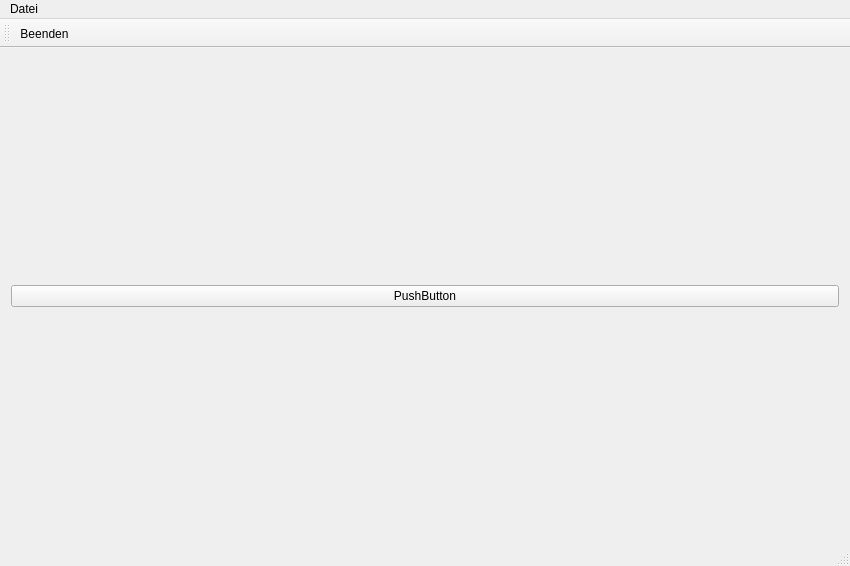
<?xml version="1.0" encoding="UTF-8"?>
<ui version="4.0">
 <class>MainWindow</class>
 <widget class="QMainWindow" name="MainWindow">
  <property name="geometry">
   <rect>
    <x>0</x>
    <y>0</y>
    <width>850</width>
    <height>566</height>
   </rect>
  </property>
  <property name="windowTitle">
   <string>MainWindow</string>
  </property>
  <widget class="QWidget" name="centralWidget">
   <layout class="QVBoxLayout" name="verticalLayout">
    <item>
     <widget class="QPushButton" name="pushButton">
      <property name="text">
       <string>PushButton</string>
      </property>
     </widget>
    </item>
   </layout>
  </widget>
  <widget class="QMenuBar" name="menuBar">
   <property name="geometry">
    <rect>
     <x>0</x>
     <y>0</y>
     <width>850</width>
     <height>22</height>
    </rect>
   </property>
   <widget class="QMenu" name="menuDatei">
    <property name="title">
     <string>Datei</string>
    </property>
    <addaction name="actionBeenden"/>
   </widget>
   <addaction name="menuDatei"/>
  </widget>
  <widget class="QToolBar" name="mainToolBar">
   <attribute name="toolBarArea">
    <enum>TopToolBarArea</enum>
   </attribute>
   <attribute name="toolBarBreak">
    <bool>false</bool>
   </attribute>
   <addaction name="actionBeenden"/>
  </widget>
  <widget class="QStatusBar" name="statusBar"/>
  <action name="actionBeenden">
   <property name="text">
    <string>Beenden</string>
   </property>
  </action>
 </widget>
 <layoutdefault spacing="6" margin="11"/>
 <resources/>
 <connections>
  <connection>
   <sender>menuBar</sender>
   <signal>triggered(QAction*)</signal>
   <receiver>MainWindow</receiver>
   <slot>menu(QAction*)</slot>
   <hints>
    <hint type="sourcelabel">
     <x>25</x>
     <y>16</y>
    </hint>
    <hint type="destinationlabel">
     <x>27</x>
     <y>117</y>
    </hint>
   </hints>
  </connection>
  <connection>
   <sender>pushButton</sender>
   <signal>clicked()</signal>
   <receiver>MainWindow</receiver>
   <slot>test()</slot>
   <hints>
    <hint type="sourcelabel">
     <x>399</x>
     <y>295</y>
    </hint>
    <hint type="destinationlabel">
     <x>277</x>
     <y>410</y>
    </hint>
   </hints>
  </connection>
 </connections>
 <slots>
  <slot>test()</slot>
  <slot>menu(QAction*)</slot>
 </slots>
</ui>
